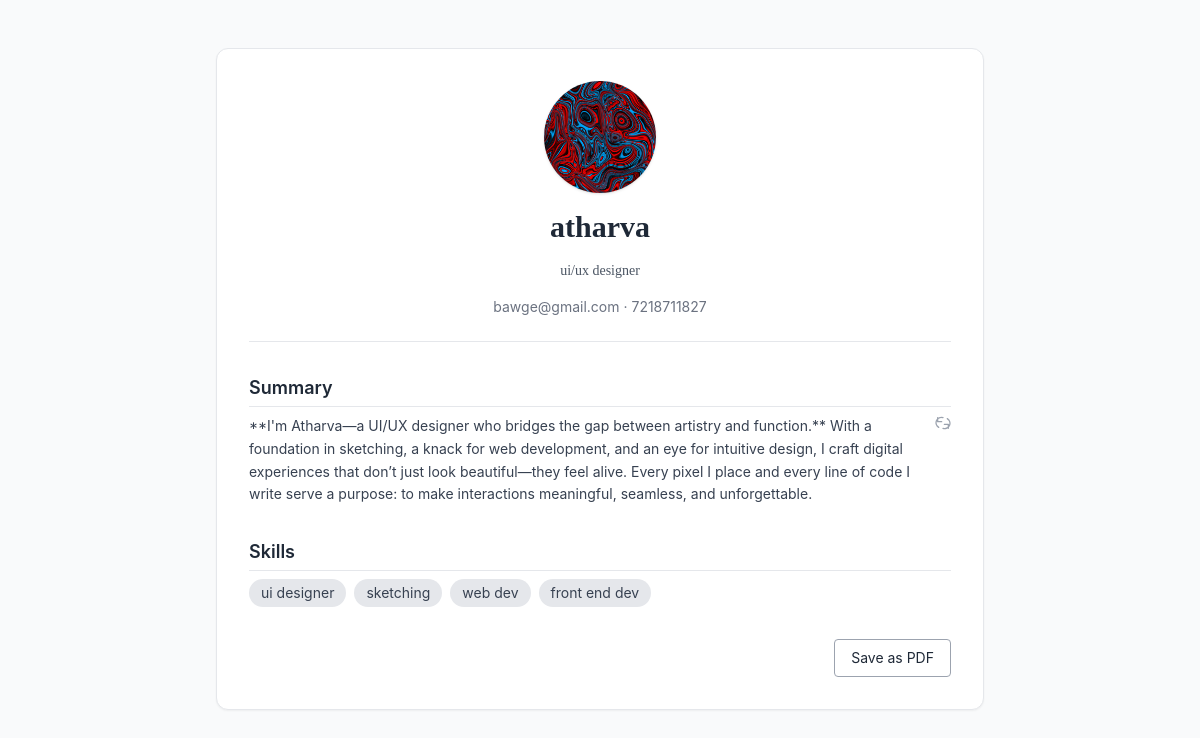
Page /resume/1 (signed in) on the committed database.
### models.py (models this page shows)
class Resume(db.Model):
    id = db.Column(db.Integer, primary_key=True)
    user_id = db.Column(db.Integer, db.ForeignKey('user.id'), nullable=False)
    name = db.Column(db.String(100))
    profession = db.Column(db.String(100))
    email = db.Column(db.String(120))
    phone = db.Column(db.String(20))
    linkedin = db.Column(db.String(150))
    bio = db.Column(db.Text)
    skills = db.Column(db.Text)
    job_title = db.Column(db.String(100))
    company = db.Column(db.String(100))
    job_desc = db.Column(db.Text)
    degree = db.Column(db.String(100))
    institute = db.Column(db.String(150))
    grad_year = db.Column(db.String(10))
    profile_pic_url = db.Column(db.String(300))
    template = db.Column(db.String(50), default='classic')
    timestamp = db.Column(db.DateTime, default=datetime.utcnow)

### app.py (the view)
@app.route('/resume/<int:resume_id>')
@login_required
def view_resume(resume_id):
    resume = Resume.query.filter_by(id=resume_id, user_id=current_user.id).first_or_404()
    context = {
        'name': resume.name,
        'profession': resume.profession,
        'email': resume.email,
        'phone': resume.phone,
        'linkedin': resume.linkedin,
        'bio': resume.bio,
        'skills': [s.strip() for s in resume.skills.split(',')],
        'job_title': resume.job_title,
        'company': resume.company,
        'job_desc': resume.job_desc,
        'degree': resume.degree,
        'institute': resume.institute,
        'grad_year': resume.grad_year,
        'profile_pic_url': resume.profile_pic_url
    }
    return render_template(f"resume_{resume.template}.html", **context)

### app.py (called while the page is built)
@login_manager.user_loader
def load_user(user_id):
    return User.query.get(int(user_id))

### templates/resume_minimal.html (shortened to what this page needs)
<!DOCTYPE html>
<html lang="en">
<head>
  <script src="https://cdn.tailwindcss.com"></script>
</head>
<body class="bg-gray-50 text-gray-800 py-12">
<div class="max-w-3xl mx-auto bg-white border border-gray-200 rounded-xl shadow-sm p-8 space-y-8">
  <div class="flex flex-col items-center text-center gap-4 border-b pb-6">
    {% if profile_pic_url %}
    <img src="{{ profile_pic_url }}" alt="Profile Picture" class="w-28 h-28 object-cover rounded-full shadow">
    {% endif %}
    <h1 class="text-3xl font-bold">{{ name }}</h1>
    <h2 class="text-sm text-gray-600">{{ profession }}</h2>
    <p class="text-sm text-gray-500">
      {% if email %}{{ email }}{% endif %}
      {% if phone %} · {{ phone }}{% endif %}
    </p>
  </div>
  <section class="relative">
  <h3 class="text-lg font-semibold border-b border-gray-200 pb-1 mb-2">Summary</h3>
  <div class="group relative">
    <p id="bio" class="text-sm leading-relaxed text-gray-700 pr-8">{{ bio }}</p>
    <button onclick="regenerateBio()"
            class="absolute top-0 right-0 text-gray-400 hover:text-indigo-600 transition"
            title="Regenerate Bio">
      <svg xmlns="http://www.w3.org/2000/svg" class="h-4 w-4" fill="none"
           viewBox="0 0 24 24" stroke="currentColor" stroke-width="2">
        <path stroke-linecap="round" stroke-linejoin="round"
              d="M4 4v6h6M20 20v-6h-6M5.5 18.5A8.001 8.001 0 0112 4v0m6.5 1.5A8.001 8.001 0 0112 20" />
      </svg>
    </button>
  </div>
</section>
  <section>
    <h3 class="text-lg font-semibold border-b border-gray-200 pb-1 mb-2">Skills</h3>
    <ul class="flex flex-wrap gap-2 text-sm">
      {% for skill in skills %}
      <li class="bg-gray-200 text-gray-700 px-3 py-1 rounded-full">{{ skill.strip() }}</li>
      {% endfor %}
    </ul>
  </section>
  <div class="text-right">
    <button onclick="window.print()" class="border border-gray-400 px-4 py-2 rounded text-sm hover:bg-gray-100">Save as PDF</button>
  </div>
</div>
</body>
</html>

### templates/resume_minimal.html (style rules this page uses)
* { font-family: 'Inter', sans-serif; }
h1, h2 { font-family: 'Merriweather', serif; }

### rows in the picture
Resume: profile_pic_url (picture), name "atharva", profession "ui/ux designer", email "bawge@gmail.com", phone "7218711827", bio "**I'm Atharva—a UI/UX designer who bridges the gap between artistry and function.** With a foundation in sketching, a knack for web development, and an eye for intuitive design, I craft digital experiences that don’t just look beautiful—they feel alive. Every pixel I place and every line of code I write serve a purpose: to make interactions meaningful, seamless, and unforgettable."

### other values in the picture
{{ skill.strip() }} "ui designer" "sketching" "web dev" "front end dev"
